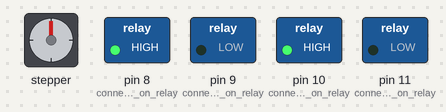
A sketch run on a simulated Arduino Uno, built with avr-gcc and run on an emulated ATmega328P. Shown: stepper motor, switched loads named in the sketch (green lamp = pin HIGH). Wiring (inferred from the names in the program): stepper motor (2048 steps per turn assumed): coils pin 4, pin 5, pin 6, pin 7. What the sketch prints to the serial monitor is not drawn.

Above: at 0.1 s.
Timing chart, 0 to 1.6 s (numbered marks = the images above):
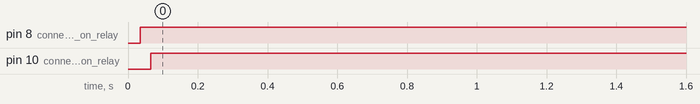

The sketch:

BE201-UNO-FA2018_COMPLETE_PROJECT.ino
```cpp
//INCLs and DEFs
#define IN1  4
#define IN2  5
#define IN3  6
#define IN4  7
#define STEPS_PER_ROTATION 4096
#include <dht.h>
#define DHT11_PIN 2
dht DHT;

//COMMON VALUES
int ldrThresh = 100; //SET __LDR__ THRESHOLD HERE
int mThreshVal = 800; //SET __SOIL MOISTURE__ THRESHOLD HERE
int hThreshVal = 20; //SET __HUMIDITY__ THRESHOLD HERE
int tThreshVal = 26; //SET |__TEMP__ THRESHOLD HERE
int tempVal = DHT.temperature;
int humVal = DHT.humidity;
int ldrVal = analogRead(A0);
int moistVal = analogRead(A1);
int loopDelay = 30000; //delay of loop(), in miliseconds
int counter = 0;
bool flipmode = false; //false for closed and true for opened

void setup() {
  // put your setup code here, to run once:
  Serial.begin(9600);
  pinMode(A1, INPUT);
  pinMode(IN1, OUTPUT); //pin4 (as defined above)
  pinMode(IN2, OUTPUT); //pin5
  pinMode(IN3, OUTPUT); //pin6
  pinMode(IN4, OUTPUT); //pin7
  pinMode(8, OUTPUT);//connect to IN1 on relay, LED
  pinMode(9, OUTPUT);//connect to IN2 on relay, PUMP
  pinMode(10, OUTPUT);//connect to IN3 on relay, FOGGER
  pinMode(11, OUTPUT);//connect to IN4 on relay
  digitalWrite(8, LOW); //LED
  digitalWrite(9, LOW); //WATER PUMP
  digitalWrite(10, LOW); //FOGGER
  digitalWrite(11, LOW); //unused for this project, but defined anyway
}

void loop(){
  //This will loop over and over again, delay defined above
  //SERIAL MONITOR REPORTING
  counter = counter +1;
  Serial.print("Report#");
  Serial.println(counter);
  Serial.print("Temperature C = ");
  Serial.println(tempVal);
  Serial.print("Humidity %= ");
  Serial.println(humVal);
  Serial.print("Light Value % = ");
  Serial.println(ldrVal);
  Serial.print("Moisture Value % = ");
  Serial.println(moistVal);
  Serial.print("Flipmode = ");
  Serial.println(flipmode);
//LED FUNCTION
  if (ldrVal <= ldrThresh){
    digitalWrite(8, HIGH);
    Serial.println("LED Triggered");
  }
  else{
    digitalWrite(8, LOW);
    Serial.println("LED Off");
  }
//WATER PUMP FUNCTION
  if(moistVal >= mThreshVal){
    digitalWrite(9, HIGH);
    Serial.println("H20Pump Triggered");
  }
  else{
    digitalWrite(9, LOW);
    Serial.println("H20Pump Off");
  }
//FOGGER FUNCTION
  if (humVal < hThreshVal){
    digitalWrite(10, HIGH);
    Serial.println("Fogger Triggered");
  }
  else{
    digitalWrite(10, LOW);
    Serial.println("Fog Off");
  }
//STEPPER FUNCTION
  if (tempVal >= tThreshVal){
    opentop();
  }
  else{
    closetop();
  }
  Serial.println("");
  delay(loopDelay);
}

//FLIP LID WITH STEPPER MOTOR BASED ON TEMP
void opentop(){
  if(flipmode == true){
    Serial.println("Tank Open");
    }
  else {
   flipmode = !flipmode;
   rotate(.75);
   Serial.println("Opening Tank");
   }
}

void closetop(){
  if(flipmode == false){
    Serial.println("Tank Closed");
    }
  else {
    flipmode = !flipmode;
    rotate(-.75);
    Serial.println("Closing Tank");
    }
}

//MAIN STEPPER FUNCTION BELOW
void rotate(float rotations) {
  rotate_steps(rotations * STEPS_PER_ROTATION);
}

int phase = 0;
byte phases[] = { 1, 3, 2, 6, 4, 12, 8, 9 };

void rotate_steps(int steps)
{
  int dir = (steps > 0) - (steps < 0);
  steps *= dir;
  long laststep;
  for (int i = 0; i < steps;) {
    long now = micros();
    if (now - laststep < 1000) continue;
    laststep = now;
    stepper_writepins(phases[phase]);
    phase = (8 + phase + dir) % 8;
    i++;
  }
  stepper_writepins(0);
}

void stepper_writepins(int bitmap) {
    digitalWrite(IN1, bitmap & 8 ? HIGH : LOW);
    digitalWrite(IN2, bitmap & 4 ? HIGH : LOW);
    digitalWrite(IN3, bitmap & 2 ? HIGH : LOW);
    digitalWrite(IN4, bitmap & 1 ? HIGH : LOW);
}

//RELAY TEST, add to loop() to run (but comment out other functions first!)
void relaytestloop() {
  // put your main code here, to run repeatedly:
  digitalWrite(8, HIGH); //turn relay IN1 on
  delay(5000); //delay for 3 seconds
  digitalWrite(8, LOW); //turn relay IN1 off
  delay(5000);
  digitalWrite(9, HIGH); //turn relay IN2 on
  delay(5000);
  digitalWrite(9, LOW); //Turn relay IN2 off
  delay(5000);
  digitalWrite(10, HIGH); //turn relay IN2 on
  delay(5000);
  digitalWrite(10, LOW); //Turn relay IN2 off
  delay(5000);
  digitalWrite(11, HIGH); //turn relay IN2 on
  delay(5000);
  digitalWrite(11, LOW); //Turn relay IN2 off
  delay(5000);
}
```

Measured:
- by itself, pin 8 (connect_to_IN1_on_relay): LOW → HIGH at 0.04 s
- by itself, pin 10 (connect_to_IN3_on_relay): LOW → HIGH at 0.06 s
